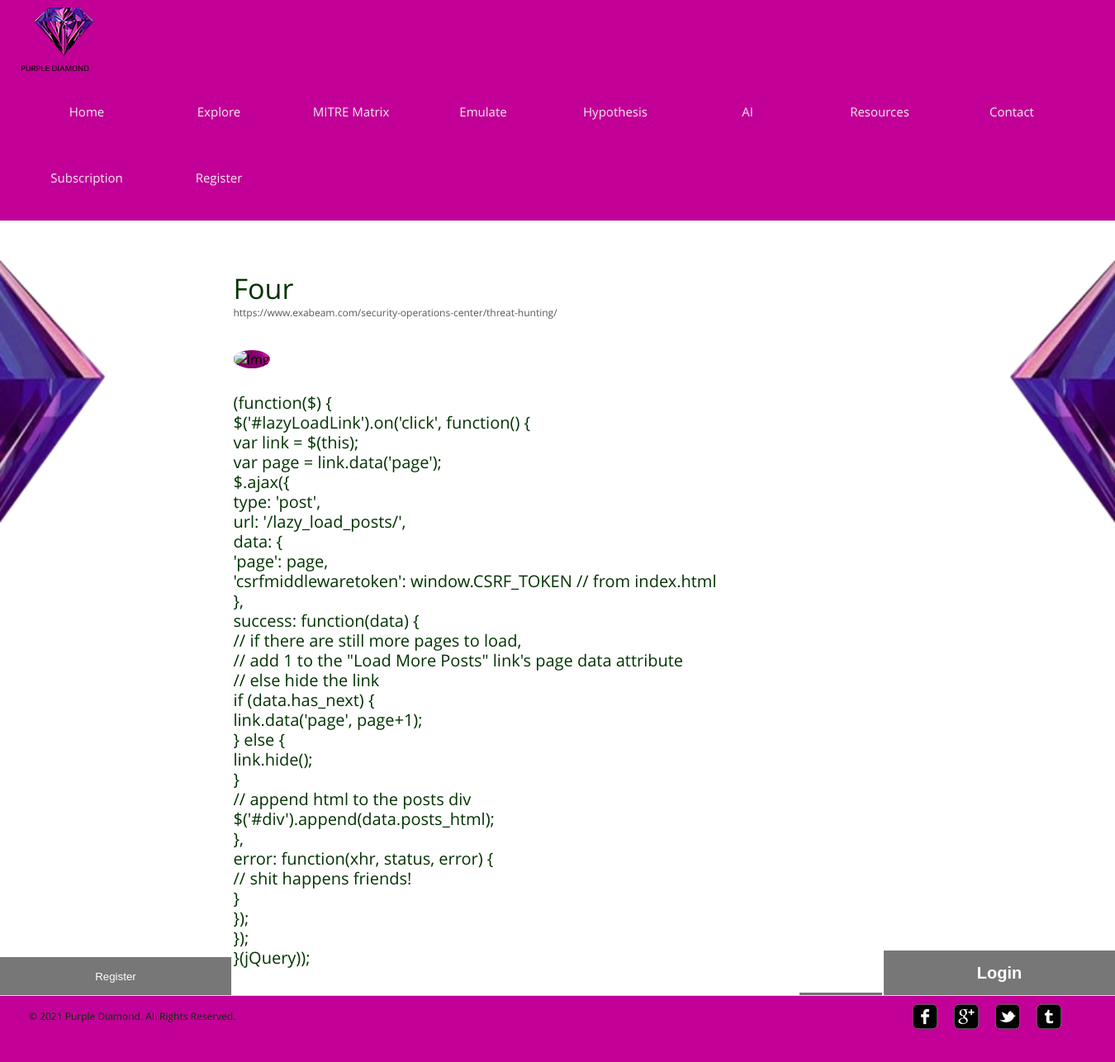
/temp/4/, run on the app's committed database.
### temp/models.py (models this page shows, shortened)
class blog(models.Model):
    topic = models.CharField(max_length=1024)
    content = models.TextField()
    reference = models.CharField(max_length=128)
    img = models.ImageField()
    month = models.IntegerField()
    year = models.IntegerField()
    totalread = models.IntegerField()

### temp/views.py (the view)
# urls.py: path("<int:pk>/", views.post_detail, name="post_detail"),
def post_detail(request, pk):
    flag = False
    if not request.user.is_authenticated:
        flag = True
    content = blog.objects.get(pk=pk)
    content.totalread = content.totalread + 1
    content.save()
    return render(request, "temp/post.html", {
        "flag": flag,
        "content": content
    })

### temp/templates/temp/post.html
{% extends "temp/layout.html" %}
{% load static %}
{% block body %}
	<div id="contents">
		<div class="post">
			<h1>{{ content.topic}}<span class="author">{{ content.reference }}</span></h1>
			<img id="postpic" src="{% static 'temp/images/{{content.img.url}}' %}" alt="Img">
			<p>
				{{ content.content | linebreaks }}
			</p>
			<span><a href="{% url 'temp:news' %}" class="more">Back to News</a></span>
		</div>
	</div>
{% endblock %}

### temp/static/temp/style.css (style rules this page uses)
body { background: url("images/backdoubleside.png") no-repeat center center fixed; -webkit-background-size: cover; -moz-background-size: cover; -o-background-size: cover; background-size: cover; border-radius: 50%; font-family: 'OpenSans'; margin: 0; }
img { background: url("images/backmain.jpg") no-repeat center center fixed; -webkit-background-size: cover; -moz-background-size: cover; -o-background-size: cover; background-size: cover; border-radius: 50%; border: 0; }
.clearfix:after, #contents:after { clear:both; content:""; display:block; height:1%; line-height:0; visibility:hidden; }
#contents { min-height: 510px; width: 880px; margin: 0 auto; padding: 54px 40px; }
h1 { color: #003300; font-size: 34px; font-weight: normal; line-height: 30px; margin: 0 0 30px; }
p { color: #003300; font-size: 20px; line-height: 24px; margin: 0 0 30px; }
.author { color: #585858; display: block; font-size: 12px; }
.more { background-color: #727272; color: #fff; display: inline-block; font-size: 14px; line-height: 30px; width: 100px; text-align: center; text-decoration: none; }
.news li > p span, .post > span { display: block; text-align: right; }
.post { width: 785px; margin: 0 auto; }
.post h1 { padding-top: 12px; }

### data on the page
blog: topic "Four", reference "https://www.exabeam.com/security-operations-center/threat-hunting/", content "(function($) { $('#lazyLoadLink').on('click', function() { var link = $(this); var page = link.data('page'); $.ajax({ type: 'post', url: '/lazy_load_posts/', data: { 'page': page, 'csrfmiddlewaretoken': window.CSRF_TOKEN // from index.html }, success: function(data) { // if there are still more pages to load, // add 1 to the \"Load More Posts\" link's page data attribute // else hide the link if (data.has_next) { link.data('page', page+1); } else { link.hide(); } // append html to the posts div $('#div').append(data.posts_html); }, error: function(xhr, status, error) { // shit happens friends! } }); }); }(jQuery));"
